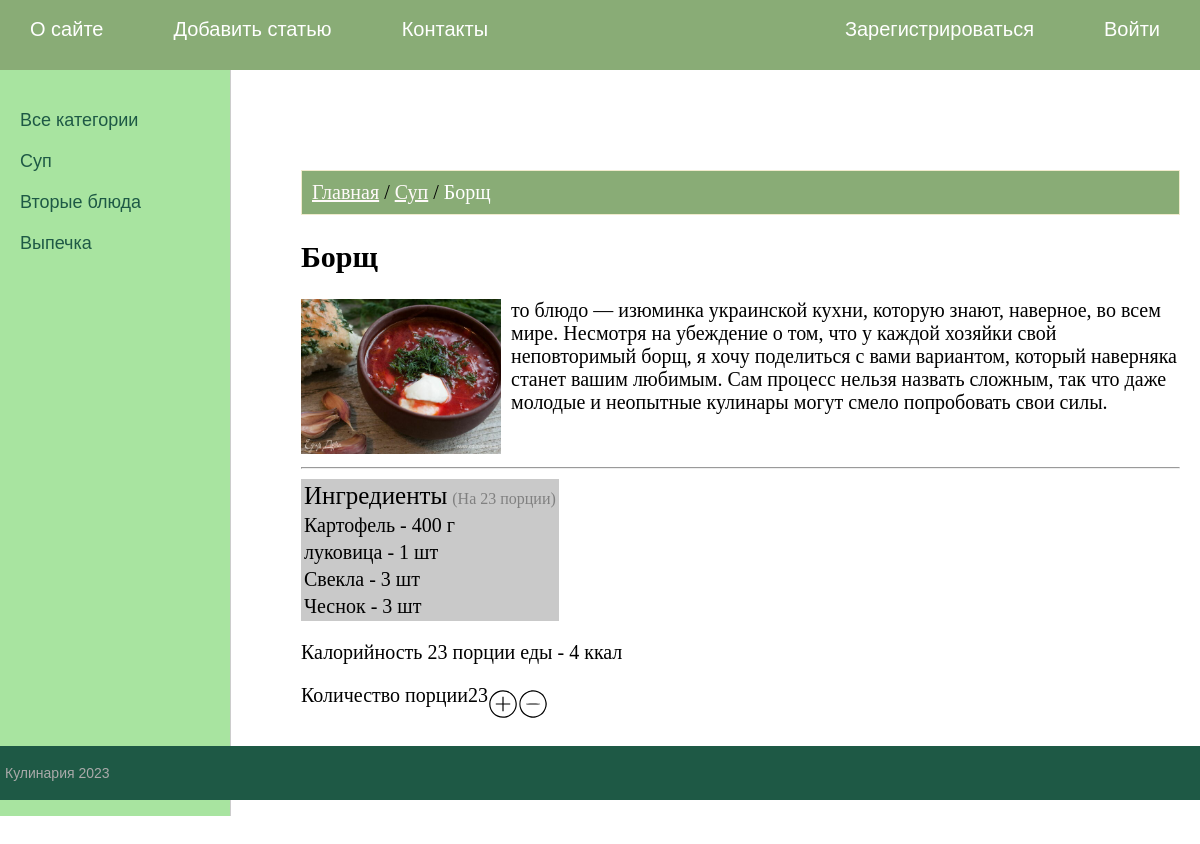
The app's page /post/2/ with its own data.
### foods/models.py (models this page shows, shortened)
class TimedModel(models.Model):
    time_create = models.DateTimeField(auto_now_add=True)
    time_update = models.DateTimeField(auto_now=True)
    class Meta:
        abstract = True

class Category(TimedModel):
    name = models.CharField(max_length=100, db_index=True)
    class Meta:
        db_table = "categories"
        verbose_name = "Categorie"

class Foods(TimedModel):
    title = models.CharField(max_length=255)
    content = models.TextField(blank=True)
    call = models.TextField(blank=True)
    photo = models.ImageField(upload_to="photos/%Y/%m/%d/")
    is_published = models.BooleanField(default=True)
    cat = models.ForeignKey(Category, on_delete=models.PROTECT, null=True)
    portions = models.PositiveSmallIntegerField(verbose_name="Порции", null=True)
    calories = models.PositiveIntegerField(null=True)
    class Meta:
        db_table = "foods"
        ordering = ["title"]
        verbose_name = "Food"

class FoodIngredients(TimedModel):
    mass = models.PositiveIntegerField(null=False)
    amount = models.PositiveIntegerField(null=False)
    ingredient = models.ForeignKey(Ingredients, on_delete=models.CASCADE)
    food = models.ForeignKey(Foods, on_delete=models.CASCADE)
    class Meta:
        db_table = "food_ingredients"
        verbose_name = "FoodIngredient"

class Ingredients(TimedModel):
    name = models.CharField(null=False, max_length=128, primary_key=True)
    price = models.PositiveIntegerField(null=False)
    calories = models.PositiveIntegerField(null=True)
    class Meta:
        db_table = "ingredients"
        verbose_name = "Ingredient"

### foods/views.py (the view)
# urls.py: path('post/<int:post_id>/', show_post, name='post'),
def show_post(request, post_id: int):
    food = get_object_or_404(Foods, pk=post_id)
    ingredients = FoodIngredients.objects.filter(food__id=food.pk)
    cats = Category.objects.all()
    calories = 0
    for ing in ingredients:
        calories += ing.ingredient.calories
    context = {'food': food, 'ingredients': ingredients, 'category': food.cat, 'calories': calories, 'cats': cats}
    return render(request, 'foods/food.html', context=context)

### templates/foods/food.html (shortened to what this page needs)
{% extends 'base.html' %}
{% block content %}
<div>
    <div class="map">
        <a href="{% url 'home' %}" style="text-decoration-line: underline">Главная</a>
         /
        <a href="{% url 'category' category.pk %}" style="text-decoration-line: underline">{{ category.name }}</a>
         /
        <span style="color: white">{{ food.title }}</span>
    </div>
    <div class="short-description">
        <h2>{{ food.title }}</h2>
        <img src="/media/{{ food.photo }}" alt="Nothing" width="200px" height="200px" class="img-article-left">
        <p>{{ food.content }}</p>
    </div>
    <br>
    <hr>
    <table class="ingredients" style="background-color: #c9c9c9">
        <tbody>
        <tr>
            <td>
                <span style="font-size: 125%">Ингредиенты</span>
                <span style="color: gray; font-size: 80%">(На {{ food.portions }} порции)</span>
            </td>
        </tr>
        {% for ing in ingredients %}
        <tr>
            <td>
                {% if ing.mass %}
                <div>{{ ing.ingredient.name }} - <span class="product-counter">{{ ing.mass }}</span> г</div>
                {% else %}
                <div>{{ ing.ingredient.name }} - <span class="product-counter">{{ ing.amount }}</span> шт</div>
                {% endif %}
            </td>
        </tr>
        {% endfor %}
        </tbody>
    </table>
    <p> Калорийность {{ food.portions }} порции еды - {{ calories }} ккал</p>
    <div class="portions" >
        <span>Количество порции </span>
        <span class="yield-value">{{ food.portions }}</span>
        <span class="portions-adder">
            <button type="button" data-add-portion="1">
            </button>
            <button type="button" data-add-portion="-1">
            </button>
        </span>
    </div>
    {% load static %}
</div>
{% endblock %}

### templates/base.html (shortened to what this page needs)
{% load static %}
<!DOCTYPE html>
<html>
<head>
	<link type="text/css" href="{% static 'foods/css/style.css' %}" rel="stylesheet" />
</head>
<body>
<table class="table-page" border=0 cellpadding="0" cellspacing="0">
<tr><td valign=top>
{% block mainmenu %}
		<div class="header">
			<ul id="mainmenu" class="mainmenu">
				<li><a href="{% url 'about' %}">О сайте</a></li>
				<li><a href="{% url 'add_page' %}">Добавить статью</a></li>
				<li><a href="{% url 'contact' %}">Контакты</a></li>
				{% if not user.is_authenticated %}
				<li class="last"><a href="{% url 'login' %}">Войти</a></li>
				<li class="last"><a href="{% url 'signup' %}">Зарегистрироваться</a></li>
				{% else %}
				<li class="last">{{ user.username }}</li>
				<li class="last"><a href="{% url 'logout' %}">Выйти</a></li>
				{% endif %}
			</ul>
		</div>
{% endblock mainmenu %}
<table class="table-content" border=0 cellpadding="0" cellspacing="0">
{% block left_sidebar %}
	<tr>
	<td valign="top" class="left-chapters">
	<ul id="leftchapters">
{% if cat_selected == 0 %}
		<li class="selected">Все категории</li>
{% else %}
		<li><a href="{% url 'home' %}">Все категории</a></li>
{% endif %}
{% for c in cats %}
	{% if c.pk == cat_selected %}
		<li class="selected">{{c.name}}</li>
	{% else %}
		<li><a href="{% url 'category' c.id %}">{{c.name}}</a></li>
	{% endif %}
{% endfor %}
	</ul>
</td>
{% endblock %}
<td valign="top" class="content">
	<div class="content-text">
{% block content %}
{% endblock %}
	</div>
</td></tr></table>
</td></tr>
<tr><td valign=top>
	<div id="footer">
		<p>Кулинария 2023</p>
	</div>
</td></tr></table>
</body>
</html>

### static/foods/css/style.css (style rules this page uses)
html, body { font-family: sans-serif; margin: 0; padding: 0; height: 100%; width: 100%; color: #FFFAFA }
a { color: #FFFAFA; text-decoration: none; }
img { max-width: 600px; height: auto; }
img.img-article-left { max-width: 300px; max-height: 400px; height: auto; float: left; padding: 0 10px 10px 0; }
.table-page { width: 100%; height: 100%; vertical-align: top; }
.table-page tr { height: 100%; }
.header { background: #89AC76; height: 70px; }
ul.mainmenu { list-style: none; margin: 0; padding: 0; height: 60px; color: #ffffff; font-size: 20px; overflow: hidden; }
ul.mainmenu li { float: left; margin: 18px 40px 0 30px; }
ul.mainmenu li.last { float: right; }
ul.mainmenu li a { color: #ffffff; text-decoration: none; }
.table-content { width: 100%; min-height: 100%; height: 100%; }
.left-chapters { margin: 0; background: #A8E4A0; border-right: 1px solid #ccc; min-height: 100%; }
.left-chapters ul { width: 200px; min-height: 100%; margin: 0; padding: 20px 10px 10px 20px; list-style: none; font-size: 18px; }
.left-chapters ul li { margin: 20px 0 0 0; color: #FFFAF0; }
.left-chapters ul li a { color: #1E5945; text-decoration: none; }
.content { padding: 40px 20px 20px 40px; width: 100%; box-sizing: border-box; }
.content-text { margin: 60px 0 0 30px; color: #000; font-size: 20px; font-family: Yandex Sans Display Light; }
#footer { box-sizing: border-box; background: #1E5945; padding: 5px; color: #aaa; font-size: 14px; text-align: left; overflow: hidden; }
.img-article-left { height: 300px }
.short-description { display: inline; }
button[data-add-portion] { display: flex; border-radius: 50%; width: 30px; height: 30px; justify-content: center; align-items: center; padding: 0; overflow: hidden; margin: 0px; position: relative; border: 0 none; background: none; position: relative; top: 5px; }
.portions { display: flex; }
.portions-adder { display: flex; vertical-margin: 0px; }
.map { background-color: #89AC76; padding: 10px; border: solid 1px #f0ebcd }

### records on screen
Category: name "Суп"
Category: name "Вторые блюда"
Category: name "Выпечка"
Foods: title "Борщ", photo (picture), content "то блюдо — изюминка украинской кухни, которую знают, наверное, во всем мире. Несмотря на убеждение о том, что у каждой хозяйки свой неповторимый борщ, я хочу поделиться с вами вариантом, который наверняка станет вашим любимым. Сам процесс нельзя назвать сложным, так что даже молодые и неопытные кулинары могут смело попробовать свои силы.", portions "23"
FoodIngredients: ingredient.name "Картофель", mass "400"
FoodIngredients: ingredient.name "луковица", amount "1"
FoodIngredients: ingredient.name "Свекла", amount "3"
FoodIngredients: ingredient.name "Чеснок", amount "3"

### other values on screen
{{ calories }} "4"
